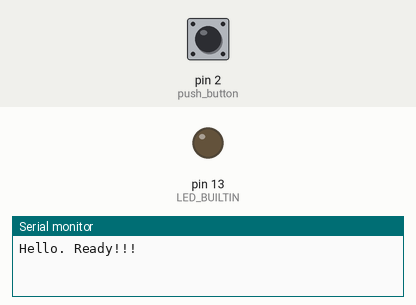
Simulated run of this sketch. Board: Arduino Uno, built with avr-gcc and run on an emulated ATmega328P. Shown: output pins drawn as LEDs (lit = HIGH), the last lines printed to the serial monitor. The inputs (shaded band) are chosen by the test bench; at power-on: pin 2 (push_button) LOW.

Above: at 1.2 s.
1.3 s: pin 2 (push_button) pulled HIGH for 0.15 s
At 1.37 s:
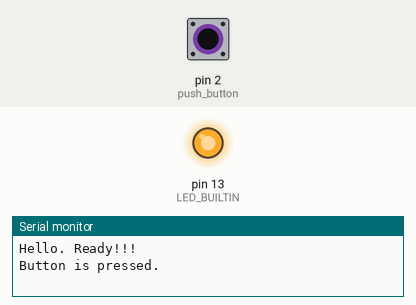
2.9 s: pin 2 (push_button) pulled HIGH for 3.2 s
At 7.0 s:
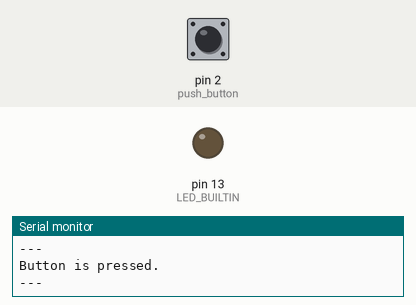
Timing chart, 0 to 8.5 s (numbered marks = the images above; inputs shaded):
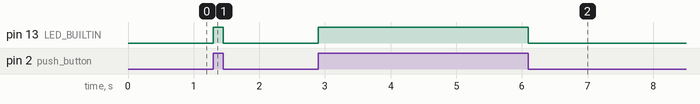

Measured:
- after the input at 1.3 s, pin 13 (LED_BUILTIN): LOW → HIGH at once, → LOW 0.15 s later
- after the input at 2.9 s, pin 13 (LED_BUILTIN): LOW → HIGH at once, → LOW 3.2 s later

The sketch:

button_bread-board_led.ino
```cpp
int push_button = 2;
bool flag = 0;

void setup() {
  // put your setup code here, to run once:
  Serial.begin(9600);
  pinMode(LED_BUILTIN, OUTPUT);
  pinMode(push_button, INPUT);
  Serial.println("Hello. Ready!!!");
}

void loop() {
  // put your main code here, to run repeatedly:
  bool incomming_data = digitalRead(push_button);
  if (incomming_data==HIGH) {
    digitalWrite(LED_BUILTIN, HIGH);
    if (flag==0) {
      Serial.println("Button is pressed.");
      flag = 1;
    }

  }
  if (incomming_data==LOW) {
    digitalWrite(LED_BUILTIN, LOW);
    if (flag==1) {
      Serial.println("---");
      flag = 0;
    }

  }
}
```
